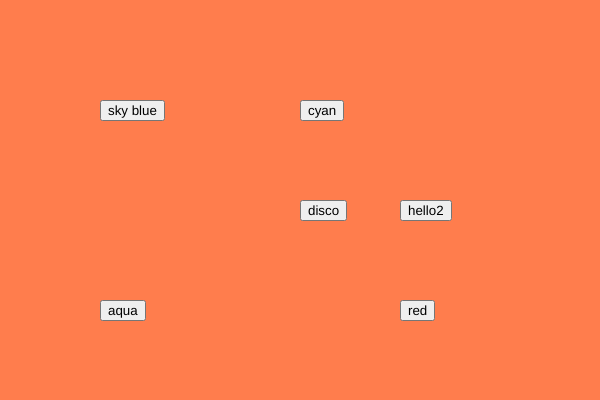
Frame 1 (no input)
Frame 60 (no input): identical to frame 1, image omitted
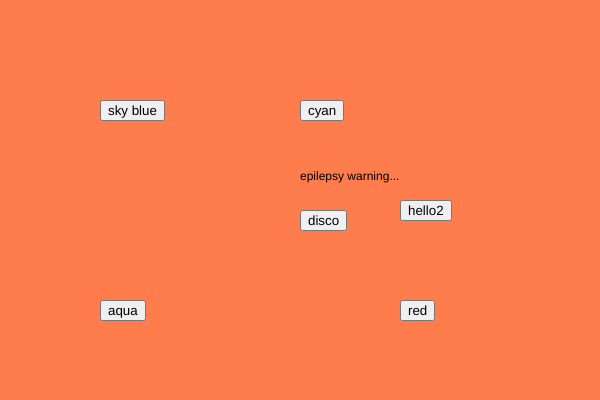
Frame 120 (the mouse pressed at the canvas centre since frame 60)

The p5.js sketch that drew these frames (run headless with seeded random() and noise() and a simulated clock; from frame 60 on, the mouse is pressed at the canvas centre):

// p5.js sketch
// ── sketch.js
var canvas;
var title;
var button;
var bgChanger1, bgChanger2, bgChanger3, bgChanger4;
var disco1, disco2;

function setup(){
  
  createCanvas(600,400);


  button = createButton("hello2");
  button.position(400, 200);

  bgChanger1 = createButton("red");
  bgChanger1.position(400, 300);

  bgChanger2 = createButton("aqua");
  bgChanger2.position(100, 300);

  bgChanger3 = createButton("cyan");
  bgChanger3.position(300, 100);

  bgChanger4 = createButton("sky blue");
  bgChanger4.position(100, 100);

  disco1 = createButton("disco");
  disco1.position(300,200);

  disco2 = createButton("disco");
    disco2.position(300, 210);
    disco2.hide();



  background(255, 125, 77);

  hideDetails();
  changeBg();
  disco();
}


function draw(){

}

function hideDetails()
{
  button.mousePressed(()=>{
    text("button testing hello :)", 200, 200);
    title.hide();
    button.hide();
  });  

  
}

function changeBg()
{
  bgChanger1.mousePressed(()=>{
    background(255,0,0);
  }); 

  bgChanger2.mousePressed(()=>{
    background(127,255,212);
  });

  bgChanger3.mousePressed(()=>{
    background(224,255,255);
  });

  bgChanger4.mousePressed(()=>{
    background(131, 201, 228);
  }); 

}

function disco()
{

  disco1.mousePressed(()=>{
    disco1.hide();
    text("epilepsy warning...", 300, 180);
    disco2.show();

  });


  disco2.mousePressed(()=>{
    var r = Math.round(random(1,8));
    switch(r)
    {
      case 1 :  {background("red");
       break
      }
      case 2 :  {background("blue");
        break
       }
       case 3 :  {background("yellow");
        break
       }
       case 4 :  {background("purple");
        break
       }
       case 5 :  {background("black");
        break
       }
       case 6 :  {background("white");
        break
       }
       case 7 :  {background(64, 224, 208);
        break
       }
       case 8 :  {background("orange");
        break
       }

    }


  });
}
